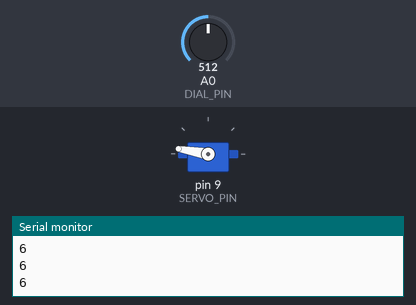
Simulated run of this sketch. Board: Arduino Uno, built with avr-gcc and run on an emulated ATmega328P. On the bench: servo, the last lines printed to the serial monitor. Inputs (shaded band) come from the test bench; at power-on: A0 (DIAL_PIN) = 512.

Above: at 1.25 s.
1.3 s: A0 (DIAL_PIN) set to 0
At 2.0 s:
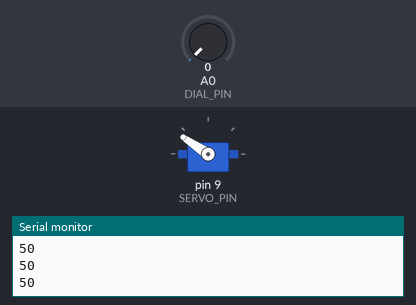
4.3 s: A0 (DIAL_PIN) set to 122
At 4.45 s:
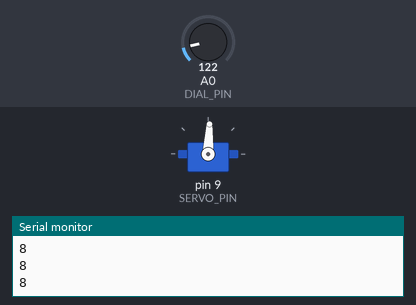
7.3 s: A0 (DIAL_PIN) set to 511
At 7.81 s:
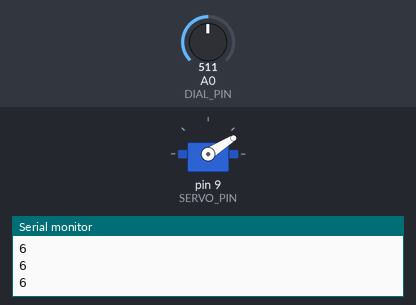
Timing chart, 0 to 16.3 s (numbered marks = the images above; inputs shaded):
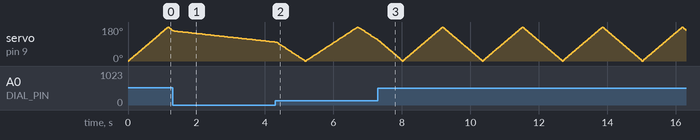

The sketch:

control_motor_speed_with_dial.ino
```cpp
#include <Servo.h>

int DIAL_PIN = 0;
int SERVO_PIN = 9;

Servo motor;
int motor_position = 0;
int motor_direction = 1;
int dial_value = 0;

void setup() {
  pinMode(SERVO_PIN, OUTPUT);
  motor.attach(SERVO_PIN);
  Serial.begin(9600);
}

void stepMotor() {
  motor.write(motor_position);
  motor_position = motor_position + motor_direction;
  if(motor_position > 180) {
    motor_direction = -1;
    motor_position = 180;
  } else if(motor_position < 0) {
    motor_direction = 1;
    motor_position = 0;
  }
}


void loop() {
  dial_value = 50000 / ((log(analogRead(DIAL_PIN) + 1) + 1) * 1000);
  Serial.println(dial_value);
  stepMotor();
  delay(dial_value);
}
```
